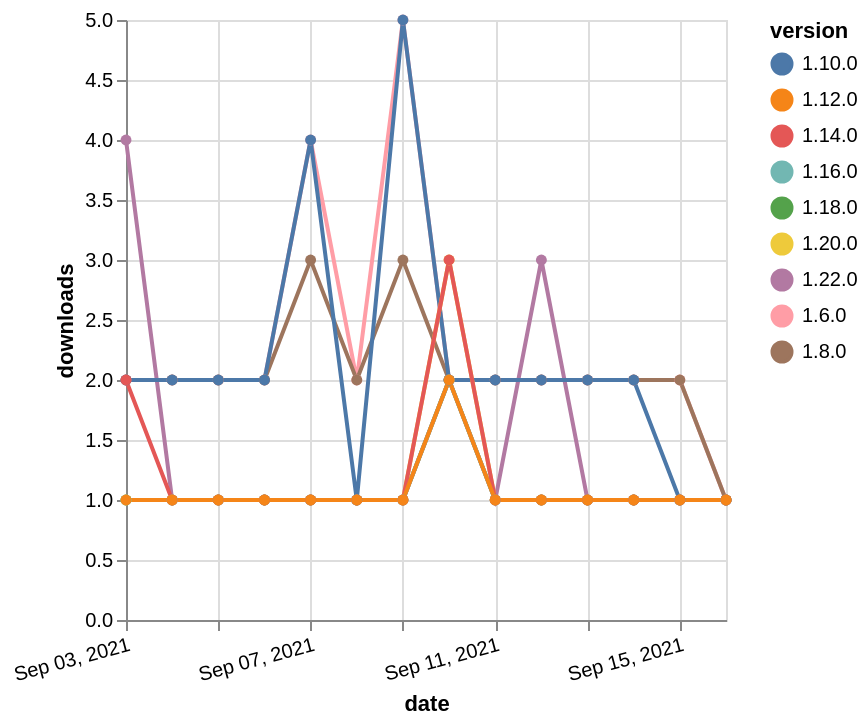

The Vega-Lite source for this figure:
### Vega-Lite specification from a JSON file in a GitHub repository (floating-point values rounded to 4 significant figures)
{"$schema": "https://vega.github.io/schema/vega-lite/v5.json", "description": "A simple bar chart with embedded data.", "data": {"values": [{"date": "2021-09-03", "total": 3066, "delta": 2, "version": "1.6.0"}, {"date": "2021-09-04", "total": 3068, "delta": 2, "version": "1.6.0"}, {"date": "2021-09-05", "total": 3070, "delta": 2, "version": "1.6.0"}, {"date": "2021-09-06", "total": 3072, "delta": 2, "version": "1.6.0"}, {"date": "2021-09-07", "total": 3076, "delta": 4, "version": "1.6.0"}, {"date": "2021-09-08", "total": 3078, "delta": 2, "version": "1.6.0"}, {"date": "2021-09-09", "total": 3083, "delta": 5, "version": "1.6.0"}, {"date": "2021-09-10", "total": 3085, "delta": 2, "version": "1.6.0"}, {"date": "2021-09-11", "total": 3087, "delta": 2, "version": "1.6.0"}, {"date": "2021-09-12", "total": 3089, "delta": 2, "version": "1.6.0"}, {"date": "2021-09-13", "total": 3091, "delta": 2, "version": "1.6.0"}, {"date": "2021-09-14", "total": 3093, "delta": 2, "version": "1.6.0"}, {"date": "2021-09-15", "total": 3095, "delta": 2, "version": "1.6.0"}, {"date": "2021-09-16", "total": 3096, "delta": 1, "version": "1.6.0"}, {"date": "2021-09-03", "total": 162, "delta": 1, "version": "1.18.0"}, {"date": "2021-09-04", "total": 163, "delta": 1, "version": "1.18.0"}, {"date": "2021-09-05", "total": 164, "delta": 1, "version": "1.18.0"}, {"date": "2021-09-06", "total": 165, "delta": 1, "version": "1.18.0"}, {"date": "2021-09-07", "total": 166, "delta": 1, "version": "1.18.0"}, {"date": "2021-09-08", "total": 167, "delta": 1, "version": "1.18.0"}, {"date": "2021-09-09", "total": 168, "delta": 1, "version": "1.18.0"}, {"date": "2021-09-10", "total": 170, "delta": 2, "version": "1.18.0"}, {"date": "2021-09-11", "total": 171, "delta": 1, "version": "1.18.0"}, {"date": "2021-09-12", "total": 172, "delta": 1, "version": "1.18.0"}, {"date": "2021-09-13", "total": 173, "delta": 1, "version": "1.18.0"}, {"date": "2021-09-14", "total": 174, "delta": 1, "version": "1.18.0"}, {"date": "2021-09-15", "total": 175, "delta": 1, "version": "1.18.0"}, {"date": "2021-09-16", "total": 176, "delta": 1, "version": "1.18.0"}, {"date": "2021-09-03", "total": 127, "delta": 4, "version": "1.22.0"}, {"date": "2021-09-04", "total": 128, "delta": 1, "version": "1.22.0"}, {"date": "2021-09-05", "total": 129, "delta": 1, "version": "1.22.0"}, {"date": "2021-09-06", "total": 130, "delta": 1, "version": "1.22.0"}, {"date": "2021-09-07", "total": 131, "delta": 1, "version": "1.22.0"}, {"date": "2021-09-08", "total": 132, "delta": 1, "version": "1.22.0"}, {"date": "2021-09-09", "total": 133, "delta": 1, "version": "1.22.0"}, {"date": "2021-09-10", "total": 135, "delta": 2, "version": "1.22.0"}, {"date": "2021-09-11", "total": 136, "delta": 1, "version": "1.22.0"}, {"date": "2021-09-12", "total": 139, "delta": 3, "version": "1.22.0"}, {"date": "2021-09-13", "total": 140, "delta": 1, "version": "1.22.0"}, {"date": "2021-09-14", "total": 141, "delta": 1, "version": "1.22.0"}, {"date": "2021-09-15", "total": 142, "delta": 1, "version": "1.22.0"}, {"date": "2021-09-16", "total": 143, "delta": 1, "version": "1.22.0"}, {"date": "2021-09-03", "total": 2547, "delta": 2, "version": "1.8.0"}, {"date": "2021-09-04", "total": 2549, "delta": 2, "version": "1.8.0"}, {"date": "2021-09-05", "total": 2551, "delta": 2, "version": "1.8.0"}, {"date": "2021-09-06", "total": 2553, "delta": 2, "version": "1.8.0"}, {"date": "2021-09-07", "total": 2556, "delta": 3, "version": "1.8.0"}, {"date": "2021-09-08", "total": 2558, "delta": 2, "version": "1.8.0"}, {"date": "2021-09-09", "total": 2561, "delta": 3, "version": "1.8.0"}, {"date": "2021-09-10", "total": 2563, "delta": 2, "version": "1.8.0"}, {"date": "2021-09-11", "total": 2565, "delta": 2, "version": "1.8.0"}, {"date": "2021-09-12", "total": 2567, "delta": 2, "version": "1.8.0"}, {"date": "2021-09-13", "total": 2569, "delta": 2, "version": "1.8.0"}, {"date": "2021-09-14", "total": 2571, "delta": 2, "version": "1.8.0"}, {"date": "2021-09-15", "total": 2573, "delta": 2, "version": "1.8.0"}, {"date": "2021-09-16", "total": 2574, "delta": 1, "version": "1.8.0"}, {"date": "2021-09-03", "total": 2454, "delta": 2, "version": "1.10.0"}, {"date": "2021-09-04", "total": 2456, "delta": 2, "version": "1.10.0"}, {"date": "2021-09-05", "total": 2458, "delta": 2, "version": "1.10.0"}, {"date": "2021-09-06", "total": 2460, "delta": 2, "version": "1.10.0"}, {"date": "2021-09-07", "total": 2464, "delta": 4, "version": "1.10.0"}, {"date": "2021-09-08", "total": 2465, "delta": 1, "version": "1.10.0"}, {"date": "2021-09-09", "total": 2470, "delta": 5, "version": "1.10.0"}, {"date": "2021-09-10", "total": 2472, "delta": 2, "version": "1.10.0"}, {"date": "2021-09-11", "total": 2474, "delta": 2, "version": "1.10.0"}, {"date": "2021-09-12", "total": 2476, "delta": 2, "version": "1.10.0"}, {"date": "2021-09-13", "total": 2478, "delta": 2, "version": "1.10.0"}, {"date": "2021-09-14", "total": 2480, "delta": 2, "version": "1.10.0"}, {"date": "2021-09-15", "total": 2481, "delta": 1, "version": "1.10.0"}, {"date": "2021-09-16", "total": 2482, "delta": 1, "version": "1.10.0"}, {"date": "2021-09-03", "total": 191, "delta": 1, "version": "1.20.0"}, {"date": "2021-09-04", "total": 192, "delta": 1, "version": "1.20.0"}, {"date": "2021-09-05", "total": 193, "delta": 1, "version": "1.20.0"}, {"date": "2021-09-06", "total": 194, "delta": 1, "version": "1.20.0"}, {"date": "2021-09-07", "total": 195, "delta": 1, "version": "1.20.0"}, {"date": "2021-09-08", "total": 196, "delta": 1, "version": "1.20.0"}, {"date": "2021-09-09", "total": 197, "delta": 1, "version": "1.20.0"}, {"date": "2021-09-10", "total": 200, "delta": 3, "version": "1.20.0"}, {"date": "2021-09-11", "total": 201, "delta": 1, "version": "1.20.0"}, {"date": "2021-09-12", "total": 202, "delta": 1, "version": "1.20.0"}, {"date": "2021-09-13", "total": 203, "delta": 1, "version": "1.20.0"}, {"date": "2021-09-14", "total": 204, "delta": 1, "version": "1.20.0"}, {"date": "2021-09-15", "total": 205, "delta": 1, "version": "1.20.0"}, {"date": "2021-09-16", "total": 206, "delta": 1, "version": "1.20.0"}, {"date": "2021-09-03", "total": 192, "delta": 1, "version": "1.16.0"}, {"date": "2021-09-04", "total": 193, "delta": 1, "version": "1.16.0"}, {"date": "2021-09-05", "total": 194, "delta": 1, "version": "1.16.0"}, {"date": "2021-09-06", "total": 195, "delta": 1, "version": "1.16.0"}, {"date": "2021-09-07", "total": 196, "delta": 1, "version": "1.16.0"}, {"date": "2021-09-08", "total": 197, "delta": 1, "version": "1.16.0"}, {"date": "2021-09-09", "total": 198, "delta": 1, "version": "1.16.0"}, {"date": "2021-09-10", "total": 200, "delta": 2, "version": "1.16.0"}, {"date": "2021-09-11", "total": 201, "delta": 1, "version": "1.16.0"}, {"date": "2021-09-12", "total": 202, "delta": 1, "version": "1.16.0"}, {"date": "2021-09-13", "total": 203, "delta": 1, "version": "1.16.0"}, {"date": "2021-09-14", "total": 204, "delta": 1, "version": "1.16.0"}, {"date": "2021-09-15", "total": 205, "delta": 1, "version": "1.16.0"}, {"date": "2021-09-16", "total": 206, "delta": 1, "version": "1.16.0"}, {"date": "2021-09-03", "total": 338, "delta": 2, "version": "1.14.0"}, {"date": "2021-09-04", "total": 339, "delta": 1, "version": "1.14.0"}, {"date": "2021-09-05", "total": 340, "delta": 1, "version": "1.14.0"}, {"date": "2021-09-06", "total": 341, "delta": 1, "version": "1.14.0"}, {"date": "2021-09-07", "total": 342, "delta": 1, "version": "1.14.0"}, {"date": "2021-09-08", "total": 343, "delta": 1, "version": "1.14.0"}, {"date": "2021-09-09", "total": 344, "delta": 1, "version": "1.14.0"}, {"date": "2021-09-10", "total": 347, "delta": 3, "version": "1.14.0"}, {"date": "2021-09-11", "total": 348, "delta": 1, "version": "1.14.0"}, {"date": "2021-09-12", "total": 349, "delta": 1, "version": "1.14.0"}, {"date": "2021-09-13", "total": 350, "delta": 1, "version": "1.14.0"}, {"date": "2021-09-14", "total": 351, "delta": 1, "version": "1.14.0"}, {"date": "2021-09-15", "total": 352, "delta": 1, "version": "1.14.0"}, {"date": "2021-09-16", "total": 353, "delta": 1, "version": "1.14.0"}, {"date": "2021-09-03", "total": 252, "delta": 1, "version": "1.12.0"}, {"date": "2021-09-04", "total": 253, "delta": 1, "version": "1.12.0"}, {"date": "2021-09-05", "total": 254, "delta": 1, "version": "1.12.0"}, {"date": "2021-09-06", "total": 255, "delta": 1, "version": "1.12.0"}, {"date": "2021-09-07", "total": 256, "delta": 1, "version": "1.12.0"}, {"date": "2021-09-08", "total": 257, "delta": 1, "version": "1.12.0"}, {"date": "2021-09-09", "total": 258, "delta": 1, "version": "1.12.0"}, {"date": "2021-09-10", "total": 260, "delta": 2, "version": "1.12.0"}, {"date": "2021-09-11", "total": 261, "delta": 1, "version": "1.12.0"}, {"date": "2021-09-12", "total": 262, "delta": 1, "version": "1.12.0"}, {"date": "2021-09-13", "total": 263, "delta": 1, "version": "1.12.0"}, {"date": "2021-09-14", "total": 264, "delta": 1, "version": "1.12.0"}, {"date": "2021-09-15", "total": 265, "delta": 1, "version": "1.12.0"}, {"date": "2021-09-16", "total": 266, "delta": 1, "version": "1.12.0"}]}, "width": "container", "mark": {"type": "line", "point": {"filled": true}}, "encoding": {"x": {"field": "date", "type": "temporal", "timeUnit": "yearmonthdate", "title": "date", "axis": {"labelAngle": -15}}, "y": {"field": "delta", "type": "quantitative", "title": "downloads"}, "color": {"field": "version", "type": "nominal"}, "tooltip": {"field": "delta"}}}
